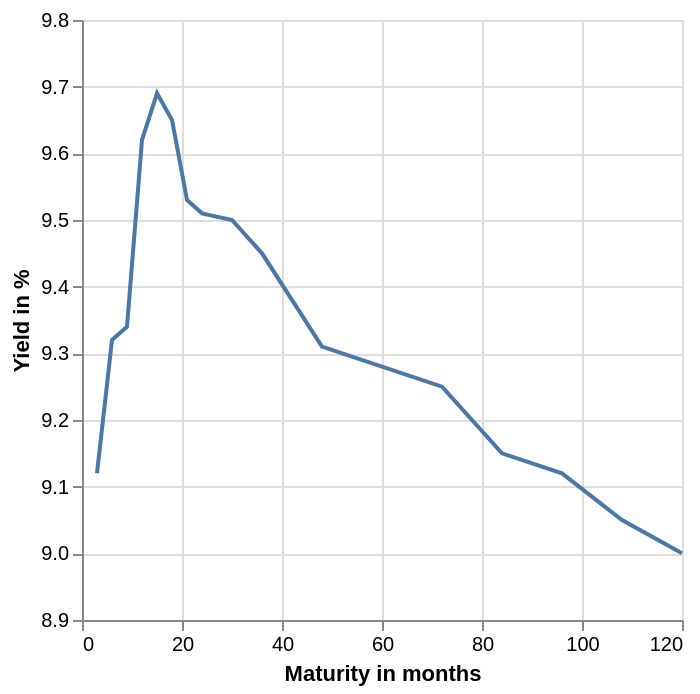

Source (notebook cell):
### Code cell
alt.Chart(yield_curve.collect()).mark_line().encode(
    x=alt.X('maturity_month', 
            title='Maturity in months'),
    y=alt.Y('yield_percentage', 
            title='Yield in %', 
            scale=alt.Scale(zero=False, padding=10))
)

### Figure 1 — Vega-Lite specification as saved in the notebook (floating-point values rounded to 4 significant figures)
{"config": {"view": {"continuousWidth": 300, "continuousHeight": 300}}, "data": {"name": "data-3618c0c3d633853e0f61c9e1dd4ed1e4"}, "mark": {"type": "line"}, "encoding": {"x": {"field": "maturity_month", "title": "Maturity in months", "type": "quantitative"}, "y": {"field": "yield_percentage", "scale": {"padding": 10, "zero": false}, "title": "Yield in %", "type": "quantitative"}}, "$schema": "https://vega.github.io/schema/vega-lite/v6.4.1.json", "datasets": {"data-3618c0c3d633853e0f61c9e1dd4ed1e4": [{"date": "1989-03-31T00:00:00", "yield_percentage": 9.12, "maturity_month": 3.0}, {"date": "1989-03-31T00:00:00", "yield_percentage": 9.32, "maturity_month": 6.0}, {"date": "1989-03-31T00:00:00", "yield_percentage": 9.34, "maturity_month": 9.0}, {"date": "1989-03-31T00:00:00", "yield_percentage": 9.62, "maturity_month": 12.0}, {"date": "1989-03-31T00:00:00", "yield_percentage": 9.69, "maturity_month": 15.0}, {"date": "1989-03-31T00:00:00", "yield_percentage": 9.65, "maturity_month": 18.0}, {"date": "1989-03-31T00:00:00", "yield_percentage": 9.53, "maturity_month": 21.0}, {"date": "1989-03-31T00:00:00", "yield_percentage": 9.51, "maturity_month": 24.0}, {"date": "1989-03-31T00:00:00", "yield_percentage": 9.5, "maturity_month": 30.0}, {"date": "1989-03-31T00:00:00", "yield_percentage": 9.45, "maturity_month": 36.0}, {"date": "1989-03-31T00:00:00", "yield_percentage": 9.31, "maturity_month": 48.0}, {"date": "1989-03-31T00:00:00", "yield_percentage": 9.28, "maturity_month": 60.0}, {"date": "1989-03-31T00:00:00", "yield_percentage": 9.25, "maturity_month": 72.0}, {"date": "1989-03-31T00:00:00", "yield_percentage": 9.15, "maturity_month": 84.0}, {"date": "1989-03-31T00:00:00", "yield_percentage": 9.12, "maturity_month": 96.0}, {"date": "1989-03-31T00:00:00", "yield_percentage": 9.05, "maturity_month": 108.0}, {"date": "1989-03-31T00:00:00", "yield_percentage": 9.0, "maturity_month": 120.0}]}}
